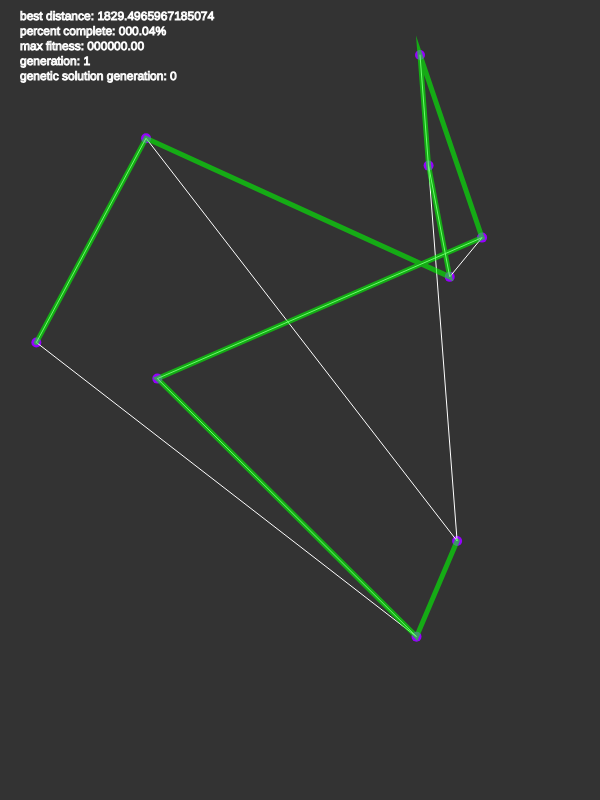
Frame 1 (no input)
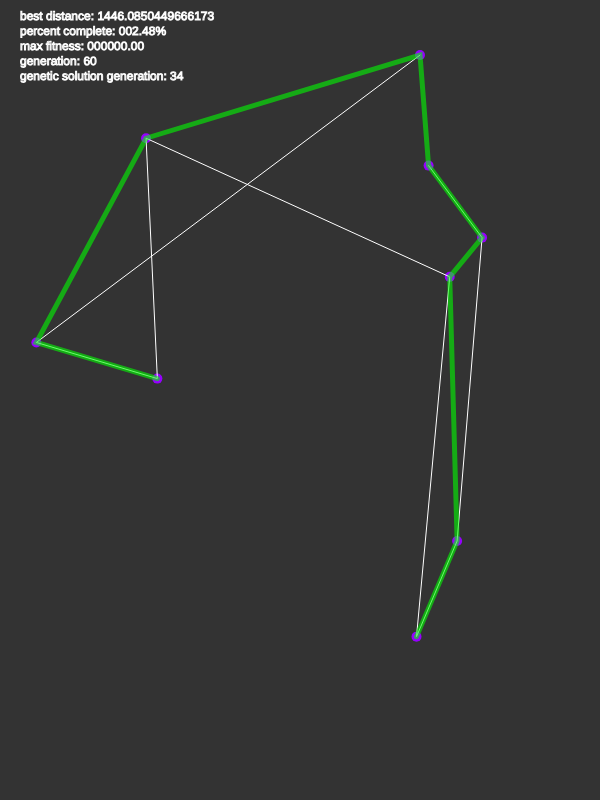
Frame 60 (no input)
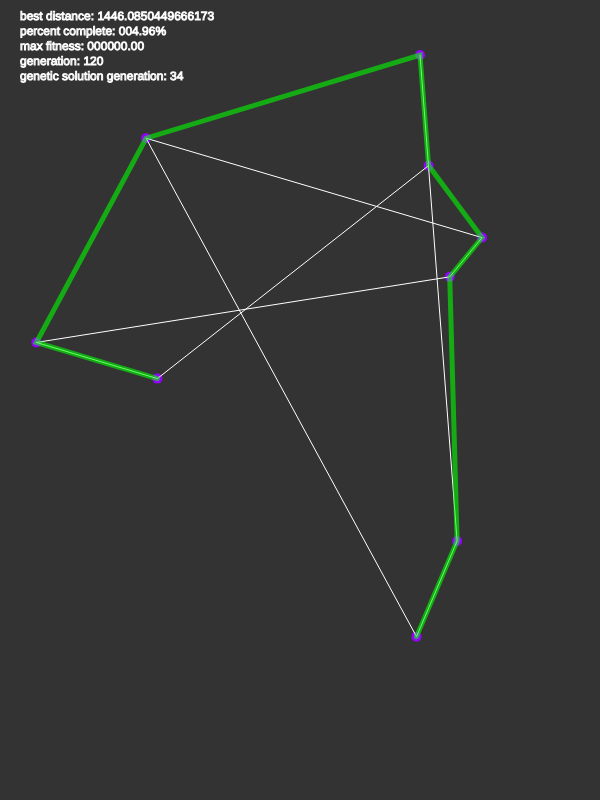
Frame 120 (the mouse pressed at the canvas centre since frame 60)

The p5.js sketch that drew these frames (run headless with seeded random() and noise() and a simulated clock; from frame 60 on, the mouse is pressed at the canvas centre):

// p5.js sketch
// ── sketch.js
var currentJourney;
var bestJourney;
var currentOrder = [];
var n = 9;
var w = 600;
var h = 800;
var noOf = 0;
var population;
var popSize = 150;
var mutationRate = 0.05;
var geneticBest;
var geneticBestCount = 0;

var points = [];
function setup(){
  createCanvas(w, h);
  for (var i = 0; i < n; i++) {
    points[i] = createVector(random(w), random(h));
    currentOrder[i] = i;
  }
  currentJourney = new Journey(points);
  bestJourney = currentJourney;
  noOf = factorial(n);

  population = new Population(popSize, mutationRate, points);
}
var cnt = 0;
function draw(){
  background(51);
  //noLoop();
  cnt++;
  for (var i = 0; i < points.length; i++) {
    fill(150,0,255);
    noStroke();
    ellipse(points[i].x, points[i].y, 10, 10);
  }
  //console.log(currentJourney.distance());
  //noLoop();
  population.calcFitness();
  population.eval();
  if(!geneticBest) geneticBest = population.bestGuess;
  if(population.bestGuess.fitness > geneticBest.fitness){
    geneticBest = population.bestGuess;
    geneticBestCount = cnt;
  }
  //get a new random Journey
  for (var x = 0; x < popSize; x++) {
    currentOrder = nextOrder(currentOrder);
    if(!currentOrder) {
      noLoop();
      bestJourney.show(true);
      geneticBest.show(true, true);
      text('best distance: ' + bestJourney.distance() + '\r\npercent complete: ' + nf(cnt / noOf * 100, 3, 2) + '%'
      + "\r\nmax fitness: " + nf(population.maxFitness, 6, 2)
      + "\r\ngeneration: " + cnt
      +"\r\ngenetic solution generation: " + geneticBestCount, 20, 20);
      return;
    }
    var newRoute = [];
    for (var i = 0; i < n; i++) {
      newRoute[i] = points[currentOrder[i]];
    }
    currentJourney = new Journey(newRoute);


    if(currentJourney.distance() < bestJourney.distance()){
      bestJourney = currentJourney;
    }
  }
  currentJourney.show(false);
  //bestJourney.show(true);
  if(geneticBest){
    geneticBest.show(true, true);
  }
  stroke(255);
  text('best distance: ' + bestJourney.distance() + '\r\npercent complete: ' + nf((cnt * popSize) / noOf * 100, 3, 2) + '%'
  + "\r\nmax fitness: " + nf(population.maxFitness, 6, 2)
  + "\r\ngeneration: " + cnt
  +"\r\ngenetic solution generation: " + geneticBestCount, 20, 20);

  population.breed();
}

function nextOrder(cur){
  var p = -1;
  for (var i = 0; i < cur.length - 1; i++) {
    if(cur[i] < cur[i+1])
      p = i;
  }
  if (p === -1) return undefined;

  var z = p;
  for (var i = p+1; i < cur.length; i++) {
    if(cur[p] < cur[i])
      z = i;
  }

  cur.swap(p,z);

  var reversePart = cur.slice(p + 1, cur.length);
  reversePart = reversePart.reverse();
  cur = cur.slice(0,p + 1).concat(reversePart);
  return cur;
}

function randomOrder(len){
  var indecies = [];
  for (var i = 0; i < len; i++) {
    indecies[i] = i;
  }

  for (var i = 0; i < len; i++) {
    var swapWith = floor(random(len));
    indecies.swap(i, swapWith);
  }
  return indecies;
}

function factorial(n){
  if(n == 1) return 1;
  return n * factorial(n - 1);
}

Array.prototype.swap = function(a, b){
  var aVal = this[a];
  this[a] = this[b];
  this[b] = aVal;
}

// ── journey.js
function Journey(route){

  this.route = route;
  this.fitness = 0;

  this.show = function(highlight, genetic){
    beginShape();
    if(highlight){
      if(genetic){
        stroke(0,255,0, 150);
        strokeWeight(5);
      }else{
        stroke(150,0,255);
        strokeWeight(8);
    }
    }else{
      stroke(255);

    }
    noFill();
    for (var i = 0; i < this.route.length; i++) {
      vertex(this.route[i].x, this.route[i].y);
    }
    endShape();
    strokeWeight(1);
  }

  this.setFitness = function(){
    var d = this.distance();
    this.fitness = 1 / pow(d + 0.01, 2);
  }

  this.mate = function(ele){
    var index = floor(random(this.route.length));

    var newRoute = [];

    for (var i = 0; i < this.route.length; i++) {
      var val = this.route[i];

      var j = ele.route.indexOf(val);

      var rnd = floor(random(0,2));
      if(rnd === 1){
        if(!newRoute[j]) newRoute[j] = val;
        else if (!newRoute[i]) newRoute[i] = val;
        else {
          for (var k = 0; k < this.route.length; k++) {
            if(!newRoute[k]){
              newRoute[k] = val;
              k = this.route.length;
              }
            }
          }
        }
      else{
        if(!newRoute[i]) newRoute[i] = val;
        else if(!newRoute[j]) newRoute[j] = val;
        else {
          for (var k = 0; k < this.route.length; k++) {
            if(!newRoute[k]) {
              newRoute[k] = val;
              k = this.route.length;
            }
          }
        }
      }
    }

    return new Journey(newRoute);
  }

  this.mutate = function(mr){
    for (var i = 0; i < this.route.length; i++) {
      if(random(1) < mr){
        this.route.swap(i, floor(random(this.route.length)));
      }
    }
  }

  this.distance = function(){
    var dist = 0;
    for (var i = 0; i < this.route.length - 1; i++) {
      dist+=this.route[i].dist(this.route[i+1]);
    }
    return dist;
  }

}

// ── population.js
function Population(count, mr, points){
  this.elements = [];
  this.length = count;
  this.maxFitness = 0;
  this.bestGuess;
  this.mutationRate = mr;
  this.points = points;

  this.randomJourney = function(p){
    var indecies = randomOrder(p.length);
    var retVal = [];
    for (var i = 0; i < indecies.length; i++) {
      retVal[i] = this.points[indecies[i]];
    }
    return retVal;
  }

  for(var i = 0; i< count; i++){
    this.elements[i] = new Journey(this.randomJourney(points));
  }

  this.calcFitness = function(){
    this.maxFitness = 0;
    for (var i = 0; i< this.elements.length;i++){
      this.elements[i].setFitness();
      if(this.elements[i].fitness > this.maxFitness){
        this.maxFitness = this.elements[i].fitness;
      }
    }
  }

  this.eval = function(){
    var recordFitness = 0;
    var bestGuess;
    for(var i = 0; i < count; i++){
      if(this.elements[i].fitness > recordFitness){
        recordFitness = this.elements[i].fitness;
        bestGuess = this.elements[i];
      }
    }

    this.bestGuess = bestGuess;
  }
  this.breed = function(){
    var newPopulation = [];
    //iterate all of the elements
    for (var i = 0; i< this.elements.length;i++){
      //pick random parents based on fitness
      var parentA = this.getParent();
      var parentB = this.getParent();

      var newEle = parentA.mate(parentB);
      //crossover
      // var newEle;
      // while (!newEle){
      //  if(random(this.maxFitness) < parentA.fitness){
      //    newEle = parentA;
      //  }
      // }
      //mutate
      newEle.mutate(this.mutationRate);

      //assign new element to array
      newPopulation.push(newEle);
    }
    this.elements = newPopulation;
  }

  this.getParent = function(){
    var i = floor(random(this.elements.length));
    var p = random(0,this.maxFitness);

    if(p < this.elements[i].fitness){
      return this.elements[i];
    }
    //console.log("recursing " + this.elements[i].fitness + " > " + p);
    return this.getParent();
  }
}
